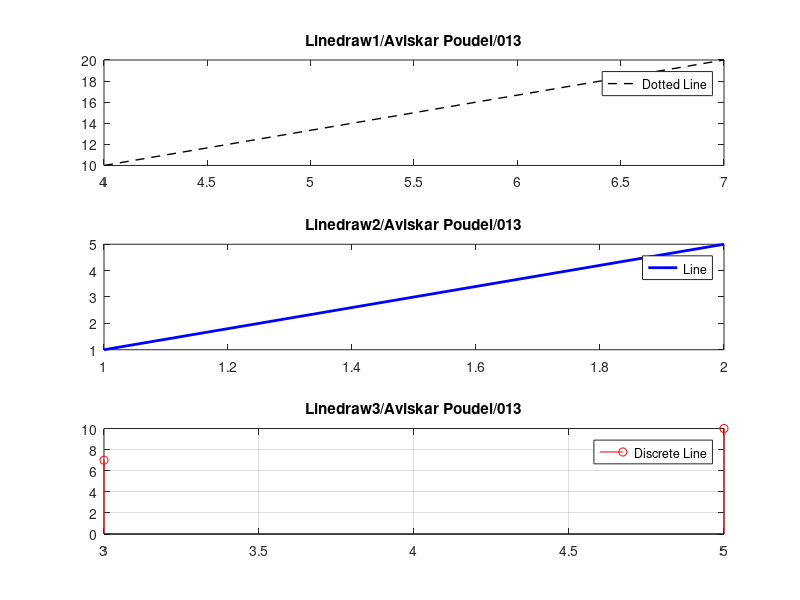

Write MATLAB code to recreate this figure.
% to draw line using plot()= continuius and stem () = discrete


% we can also control the line width; by default, its 0.5 pt.
a = [4,7];
b = [10,20];
x = [1,2];
y = [1,5];

c = [3,5];
d = [7,10];


subplot(3,1,1);
plot (a,b,'--black', 'LineWidth', 1)
title('Linedraw1/Aviskar Poudel/013');
legend('Dotted Line')

%hold on;
subplot(3,1,2);
plot (x,y,'-blue', 'LineWidth',2)
title('Linedraw2/Aviskar Poudel/013');
legend('Line')

%hold on;
subplot(3,1,3);
stem(c,d,'-red')
title('Linedraw3/Aviskar Poudel/013');


legend('Discrete Line')

grid on;

%it plots line like; if above is the example, it plots like 1,10 is a
%coordinate and another coordinate is 2,30

%xlabel() and ylabel() are used to name the x and y label


% legend is used to name the line plotted inside graphs

%if we want to make multiple lines within same graph, we can use hold on
%function

% if we need multiple figures seperately, subplot(no of row, no of col (these are for display), no of figure)

%not if we;re using subplot, we have to give their legend and title
%seperately.